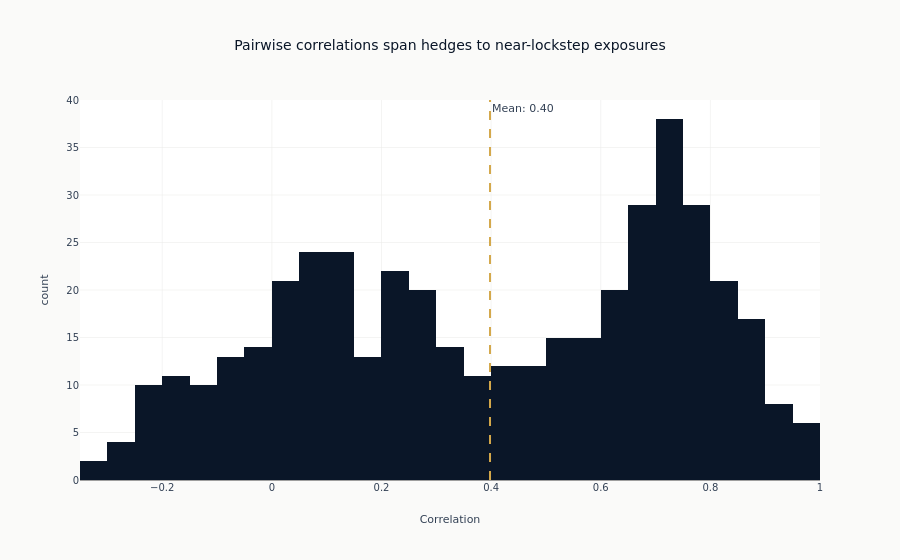

The notebook cell this image was saved under:
### Code cell
# Correlation distribution (lower triangle)
lower_tri = corr_matrix[np.tril_indices(len(corr_matrix), -1)]

fig = px.histogram(
    x=lower_tri,
    nbins=30,
    color_discrete_sequence=[COLORS["blue"]],
    title="Pairwise correlations span hedges to near-lockstep exposures",
    labels={"x": "Correlation", "y": "Count"},
)
fig.add_vline(
    x=lower_tri.mean(),
    line_dash="dash",
    line_color=COLORS["amber"],
    annotation_text=f"Mean: {lower_tri.mean():.2f}",
    annotation_position="top right",
)
fig.update_layout(showlegend=False)
fig.show()

print(f"Correlation stats: Mean={lower_tri.mean():.3f}, Std={lower_tri.std():.3f}")

### Figure 1 — Plotly figure (JSON) as saved in the notebook; plotly's stock layout.template omitted (floating-point values rounded to 4 significant figures; data arrays with more than 128 entries replaced by an {"elided": "..."} marker saying what was removed)
{"data": [{"bingroup": "x", "hovertemplate": "Correlation=%{x}<br>count=%{y}<extra></extra>", "legendgroup": "", "marker": {"color": "#0a1628", "pattern": {"shape": ""}}, "name": "", "nbinsx": 30, "orientation": "v", "showlegend": false, "type": "histogram", "x": {"elided": "435 float values"}, "xaxis": "x", "yaxis": "y"}], "layout": {"annotations": [{"showarrow": false, "text": "Mean: 0.40", "x": 0.398, "xanchor": "left", "xref": "x", "y": 1, "yanchor": "top", "yref": "y domain"}], "barmode": "relative", "legend": {"tracegroupgap": 0}, "shapes": [{"line": {"color": "#D4A84B", "dash": "dash"}, "type": "line", "x0": 0.398, "x1": 0.398, "xref": "x", "y0": 0, "y1": 1, "yref": "y domain"}], "showlegend": false, "title": {"text": "Pairwise correlations span hedges to near-lockstep exposures"}, "xaxis": {"anchor": "y", "domain": [0.0, 1.0], "title": {"text": "Correlation"}}, "yaxis": {"anchor": "x", "domain": [0.0, 1.0], "title": {"text": "count"}}}}
